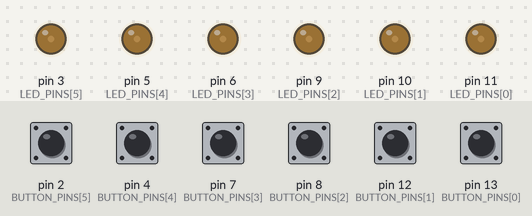
Bench run of a sketch on a simulated Arduino Uno, built with avr-gcc and run on an emulated ATmega328P. Parts: output pins drawn as LEDs (lit = HIGH). The test bench sets the inputs (shaded band); at power-on: pin 2 (BUTTON_PINS[5]), pin 4 (BUTTON_PINS[4]), pin 7 (BUTTON_PINS[3]), pin 8 (BUTTON_PINS[2]), pin 12 (BUTTON_PINS[1]), pin 13 (BUTTON_PINS[0]) HIGH. What the sketch prints to the serial monitor is not drawn.

Above: at 1.2 s.
1.3 s: pin 2 (BUTTON_PINS[5]) pulled LOW for 0.15 s
At 3.56 s:
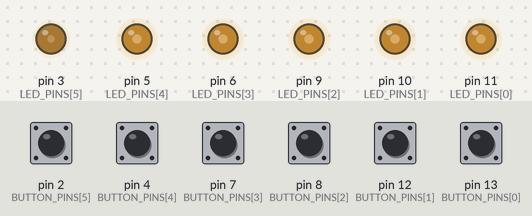
4.4 s: pin 4 (BUTTON_PINS[4]) pulled LOW for 0.15 s
At 4.82 s:
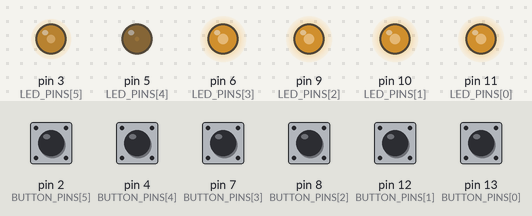
7.4 s: pin 7 (BUTTON_PINS[3]) pulled LOW for 0.15 s
At 7.61 s:
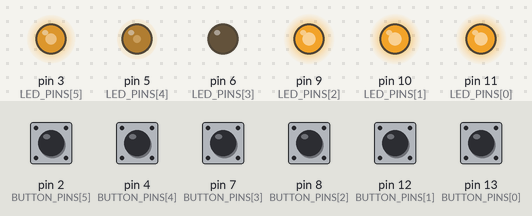
10.4 s: pin 8 (BUTTON_PINS[2]) pulled LOW for 0.15 s
At 10.73 s:
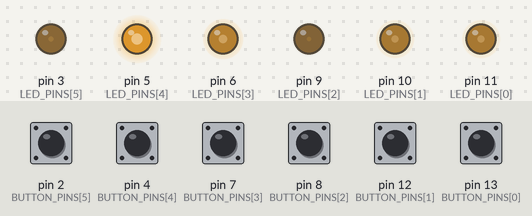
13.4 s: pin 12 (BUTTON_PINS[1]) pulled LOW for 0.15 s
16.4 s: pin 13 (BUTTON_PINS[0]) pulled LOW for 0.15 s
Timing chart, 0 to 22.7 s (numbered marks = the images above; inputs shaded):
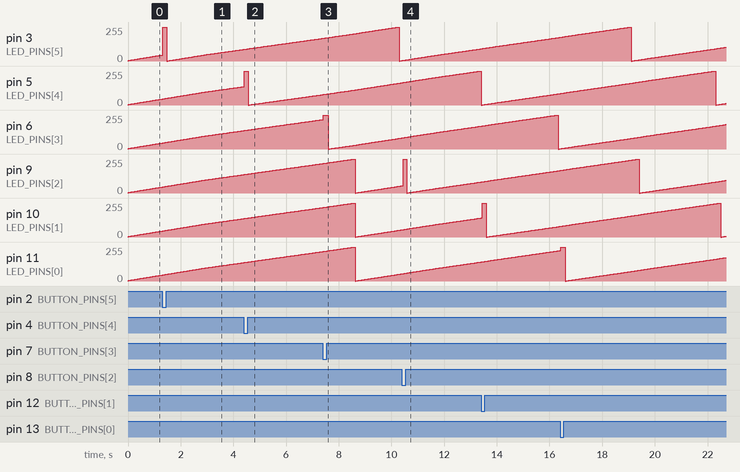

The sketch:

04_CylonTesterIlluminatorButtons.ino
```cpp
const int NUM_LEDS = 6;
const int LED_PINS[NUM_LEDS] = { 11, 10, 9, 6, 5, 3 };
const int NUM_BUTTONS = 6;
const int BUTTON_PINS[NUM_BUTTONS] = { 13, 12, 8, 7, 4, 2 };

int ledBrightnesses[NUM_LEDS] = { 0, 0, 0, 0, 0, 0 };

void setup()
{
  for (int i = 0; i < NUM_LEDS; i++)
  {
    pinMode(LED_PINS[i], OUTPUT);
  }

  for (int i = 0; i < NUM_BUTTONS; i++)
  {
    pinMode(BUTTON_PINS[i], INPUT_PULLUP);
  }

  Serial.begin(9600);
}

void loop()
{
  for (int i = 0; i < NUM_BUTTONS; i++)
  {
    if (digitalRead(BUTTON_PINS[i]) == false)
    {
      ledBrightnesses[i] = 255;
    }
    else
    {
      ledBrightnesses[i]++;

      if (ledBrightnesses[i] > 255)
      {
        ledBrightnesses[i] = 0;
      }
    }

    Serial.print(ledBrightnesses[i]);
    Serial.print(",");

    Serial.println();
  }

  for (int i = 0; i < NUM_LEDS; i++)
  {
    analogWrite(LED_PINS[i], ledBrightnesses[i]);
  }


  delay(10);
}
```
